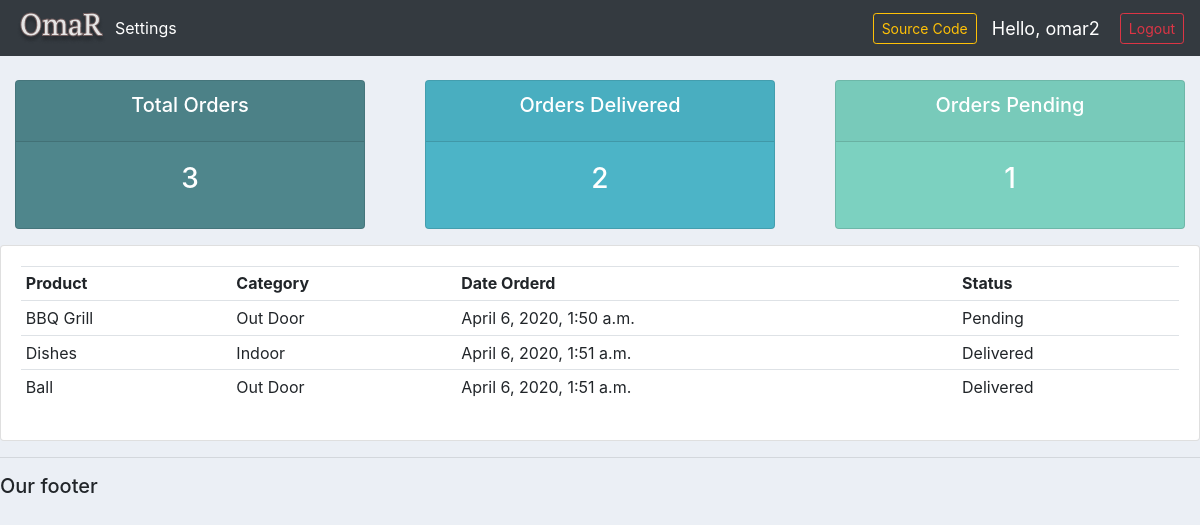
Screenshot of /user/ (signed in) with the database file from the repository.
### accounts/models.py (models this page shows, shortened)
class Order(models.Model):
    STATUS = (
        ('Pending', 'Pending'),
        ('Out for delivery', 'Out for delivery'),
        ('Delivered', 'Delivered'),
    )
    customer = models.ForeignKey(Customer, null=True, on_delete=models.SET_NULL) # one to many relationships
    product = models.ForeignKey(Product, null=True, on_delete=models.SET_NULL) # one to many relationships
    date_created = models.DateTimeField(auto_now_add=True, null=True)
    status = models.CharField(max_length=200, null=True, choices=STATUS)
    note = models.CharField(max_length=1000, null=True) # for custom Search

class Product(models.Model):
    CATEGORY = (
        ('Indoor', 'Indoor'),
        ('Out Door', 'Out Door'),
    )
    name = models.CharField(max_length=200, null=True)
    price = models.FloatField(null=True)
    category = models.CharField(max_length=200, null=True, choices=CATEGORY)
    description = models.CharField(max_length=200, null=True, blank=True)
    date_created = models.DateTimeField(auto_now_add=True, null=True)
    tags = models.ManyToManyField(Tag) # Many to Many relationships
    def __str__(self):
        return self.name

### accounts/decorators.py (the view)
        def wrapper_func(request, *args, **kwargs):
            group = None
            if request.user.groups.exists():
                group = request.user.groups.all()[0].name # index it first one by [0]
            if group in allowed_roles:     # [] admin/staff/customer what ever it is.
                return view_func(request, *args, **kwargs)
            else:
                return HttpResponse('You are not authorized to view this page')

### accounts/views.py (called while the page is built)
@login_required(login_url='login')
@allowed_users(allowed_roles=['customer'])
def userPage(request):
    orders = request.user.customer.order_set.all()
    total_orders = orders.count()
    delivered = orders.filter(status='Delivered').count()
    pending = orders.filter(status='Pending').count()
    context = {'orders':orders, 'total_orders':total_orders, 'delivered':delivered, 'pending':pending}
    return render(request, 'accounts/user.html', context)

### accounts/templates/accounts/user.html
{% extends 'accounts/main.html' %}
{% block content %}
{% include 'accounts/status.html' %}
<div class="row">
	<div class="col-md">
		<div class="card card-body">
			<table class="table table-sm">
				<tr>
					<th>Product</th>
					<th>Category</th>
					<th>Date Orderd</th>
					<th>Status</th>
				</tr>
				{% for order in orders %}
					<tr>
						<td>{{ order.product }}</td>
						<td>{{ order.product.category }}</td>
						<td>{{ order.date_created }}</td>
						<td>{{ order.status }}</td>
					</tr>
				{% endfor %}
			</table>
		</div>
	</div>
</div>
{% endblock %}

### accounts/templates/accounts/navbar.html (shortened to what this page needs)
{% load static %}
{% load qr_code %}
<nav class="navbar navbar-expand-lg navbar-dark bg-dark">
  <a href="{% url 'home' %}"><img src="{% static 'images/logo.png' %}" alt=""></a>
  <div class="collapse navbar-collapse" id="navbarNav">
    <ul class="navbar-nav">
      {% if request.user.is_staff %}
      <li class="nav-item active">
        <a class="nav-link" href="{% url 'home' %}">Dashboard</a>
      </li>
      <li class="nav-item active">
        <a class="nav-link" href="{% url 'products' %}">Products</a>
      </li>
      {% else %}
      <li class="nav-item active">
        <a class="nav-link" href="{% url 'account' %}">Settings</a>
      </li>
      {% endif %}
    </ul>
  </div>
  <span>
  <div class="container">
    <button type="button" class="btn btn-outline-warning btn-sm" data-toggle="modal" data-target="#myModal">Source Code</button>
  </div>
  </span>
  <span id="hello-msg">Hello, {{request.user}}</span>
  <span><a class="btn btn-sm btn-outline-danger" href="{% url 'logout' %}">Logout</a></span>
</nav>

### static/css/main.css (style rules this page uses)
body { background-color: #ebeff5; }

### accounts/templates/accounts/navbar.html (style rules this page uses)
#hello-msg { font-size: 18px; color: #fff; margin-right: 20px; }

### rows the page displays
Order: product "BBQ Grill", product.category "Out Door", date_created "April 6, 2020, 1:50 a.m.", status "Pending"
Order: product "Dishes", product.category "Indoor", date_created "April 6, 2020, 1:51 a.m.", status "Delivered"
Order: product "Ball", product.category "Out Door", date_created "April 6, 2020, 1:51 a.m.", status "Delivered"

### other values shown
{{ request.user }} "omar2"
{{ total_orders }} "3"
{{ delivered }} "2"
{{ pending }} "1"
